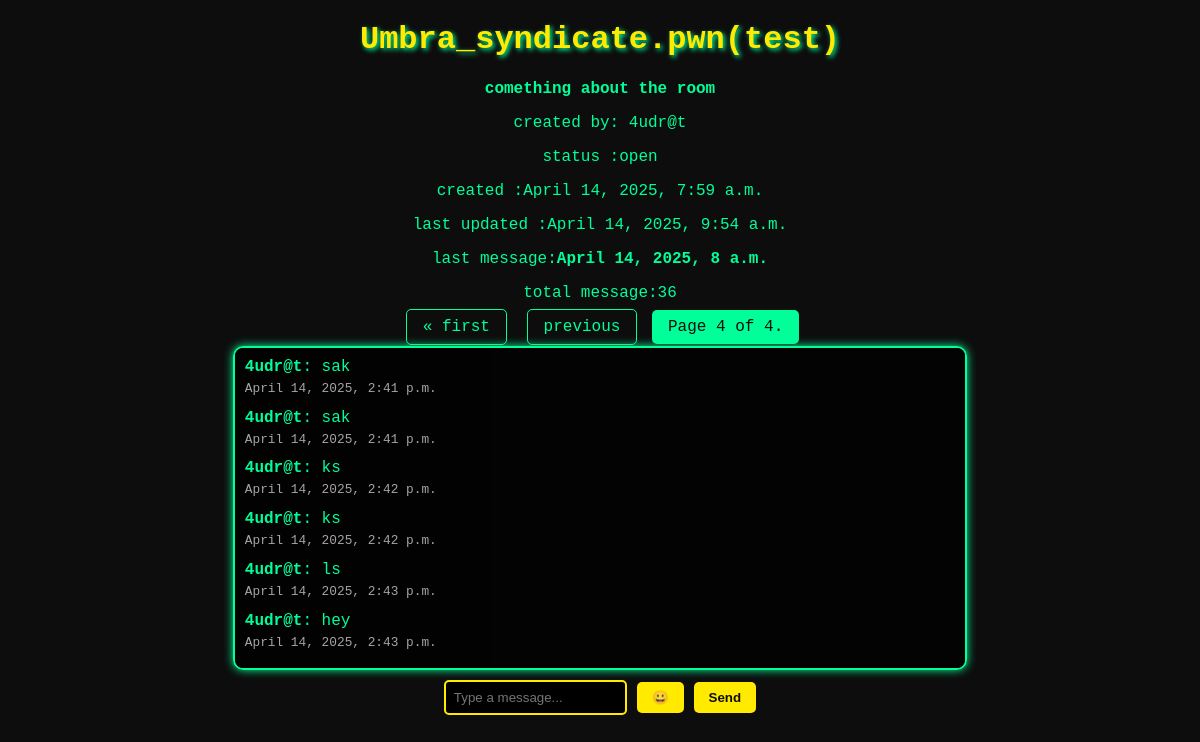
Screenshot of /chat/room/test/ (signed in) with the database file from the repository.
### chat/models.py (models this page shows, shortened)
class Room(models.Model):
    name = models.CharField(max_length=28,null=False,unique=True)
    desc = models.TextField(null=True)
    status = models.ForeignKey(Status, on_delete=models.CASCADE, null=True)  # Use ForeignKey to Status
    creation_time = models.DateTimeField(auto_now_add=True)
    update_time = models.DateTimeField(auto_now_add=True)
    created_by = models.ForeignKey(
        settings.AUTH_USER_MODEL, null=True, related_name='room_created', on_delete=models.CASCADE
    )

class Status(models.Model):
    name = models.CharField(max_length=32)
    is_default = models.BooleanField(default=False)
    hide_by_default = models.BooleanField(default=False)
    def __str__(self):
        return self.name

class Message(models.Model):
    sender = models.ForeignKey(User, on_delete=models.CASCADE, related_name='sent_messages',null=True)
    receiver = models.ForeignKey(User, on_delete=models.CASCADE, related_name='received_messages', null=True, blank=True)
    room = models.ForeignKey(Room, on_delete=models.CASCADE,null=True)
    text = models.TextField()
    timestamp = models.DateTimeField(auto_now_add=True)

### chat/views.py (the view)
# urls.py: path('room/<str:room_name>/', chat_room, name='chat_room'),
@login_required
def chat_room(request,room_name):
    rooms = Room.objects.all()
    is_room = False
    for r in rooms:
        if r.name == room_name:
            is_room = True
    if is_room:
        room=Room.objects.get(name=room_name)
    else:
        room=Room.objects.create(name=room_name,created_by=request.user)
    username = request.user.username
    messages_list = Message.objects.filter(room=room).order_by('timestamp')
    last_message_timestamp = messages_list.first().timestamp if messages_list.first() else None
    message_count = messages_list.count()
    messages_with_local_time = [
    {
        'username': message.sender.username,
        'text': message.text,
        'timestamp': message.timestamp
    }
    for message in messages_list
]
    paginator = Paginator(messages_with_local_time, 10)  # 10 messages per page
    page_number = request.GET.get('page',-1)
    page_obj = paginator.get_page(page_number)
    return render(request, "chat.html", {'message_count':message_count, 'last_message_timestamp':last_message_timestamp, 'room': room,'username': username, 'page_obj': page_obj})

### chat/templates/chat.html (shortened to what this page needs)
<!DOCTYPE html>
<html lang="en">
<head>
</head>
<body>
    <h1>Umbra_syndicate.pwn({{ room.name }})</h1>
    <b>{{room.desc}}</b>
    <p>created by: {{room.created_by}}</p>
    <p>status :{{room.status}}</p>
    <p>created :{{room.creation_time}}</p>
    <p>last updated :{{room.update_time}}</p>
    <p > last message:<b id='last-message'>{{last_message_timestamp}}</b> </p>
    <p>total message:{{message_count}}</p>
    <div class="pagination">
        <span class="step-links">
            {% if page_obj.has_previous %}
                <a href="?page=1">&laquo; first</a>
                <a href="?page={{ page_obj.previous_page_number }}">previous</a>
            {% endif %}
             <span class="current">
                Page {{ page_obj.number }} of {{ page_obj.paginator.num_pages }}.
            </span>
        </span>
    </div>
    {% if room.status.name == "open" %}
    <div id="chat-container">
        <div id="chat-box">
            {% for message in page_obj %}
                <div class="message">
                    <strong>{{ message.username }}</strong>: {{ message.text }}
                    <p class="timestamp">{{ message.timestamp }}</p>
                </div>
            {% endfor %}
        </div>
        <div id="input-container">
            <input type="text" id="message-input" placeholder="Type a message..." />
            <button id="emoji-button">😀</button>
            <button onclick="sendMessage()">Send</button>
        </div>
    </div>
    {% endif %}
</body>
</html>

### chat/templates/chat.html (style rules this page uses)
body { background-color: #0d0d0d; color: #00ff99; font-family: 'Courier New', monospace; text-align: center; }
h1 { color: #FFEA00; text-shadow: 2px 2px 5px #00ff99; }
#chat-container { display: flex; flex-direction: column; align-items: center; justify-content: center; }
#chat-box { width: 60%; border: 2px solid #00ff99; padding: 10px; height: 300px; overflow-y: auto; background: rgba(0, 0, 0, 0.8); box-shadow: 0px 0px 10px #00ff99; border-radius: 10px; text-align: left; }
#input-container { display: flex; justify-content: center; align-items: center; margin-top: 10px; gap: 10px; }
#message-input { width: 50%; padding: 8px; border: 2px solid #FFEA00; background: black; color: #00ff99; border-radius: 5px; outline: none; }
button { padding: 8px 15px; background: #FFEA00; border: none; color: #0d0d0d; font-weight: bold; cursor: pointer; border-radius: 5px; transition: 0.3s; }
.pagination { margin-top: 10px; margin-bottom: 10px; }
.pagination a { color: #00ff99; padding: 8px 16px; text-decoration: none; margin: 0 5px; border: 1px solid #00ff99; border-radius: 5px; }
.pagination .current { background-color: #00ff99; color: #0d0d0d; padding: 8px 16px; border-radius: 5px; }
.timestamp { font-size: 0.8em; color: #a9a3a3; margin-top: 5px; }

### rows the page displays
Room: name "test", desc "comething about the room", created_by "4udr@t", status "open", creation_time "April 14, 2025, 7:59 a.m.", update_time "April 14, 2025, 9:54 a.m."
Message: timestamp "April 14, 2025, 8 a.m."
Message: text "sak", timestamp "April 14, 2025, 2:41 p.m."
Message: text "sak", timestamp "April 14, 2025, 2:41 p.m."
Message: text "ks", timestamp "April 14, 2025, 2:42 p.m."
Message: text "ks", timestamp "April 14, 2025, 2:42 p.m."
Message: text "ls", timestamp "April 14, 2025, 2:43 p.m."
Message: text "hey", timestamp "April 14, 2025, 2:43 p.m."

### other values shown
{{ message_count }} "36"
{{ page_obj.number }} "4"
{{ page_obj.paginator.num_pages }} "4"
{{ message.username }} "4udr@t" "4udr@t" "4udr@t" "4udr@t" "4udr@t" "4udr@t"
